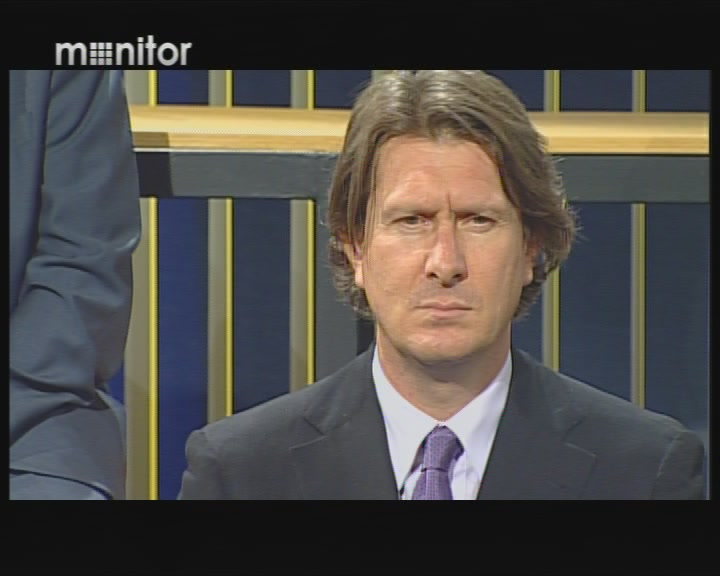
#> input picture active_platform/data/tests/test_image/Andrea_Prato_1.jpg, 720 x 576 px; its folder holds only this picture in this run
$ python -i utils.py   (imports and definitions only)   (Python 2 division)
#> lines starting #> are read from the running program, lines starting #| are printed output that depends on the picture; after the words box and inside, x2 and y2 are one past the last pixel; in counts of white or black regions, pixels touching at a corner belong together
# This Source Code Form is subject to the terms of the Mozilla Public
# License, v. 2.0. If a copy of the MPL was not distributed with this
# file, You can obtain one at http://mozilla.org/MPL/2.0/.

import constants as c
import copy
import cv2
import cv2.cv as cv
import face_detection as fd
import math
import numpy as np
import os
import pickle as pk
import sys
import yaml


# [1400 lines left out: functions add_oval_mask, aggregate_frame_results, check_eye_pos, compare_clothes, detect_eyes_in_image, detect_mouth_in_image and 17 more, not called in this run]


def normalize_illumination(img):
    """
    Apply Tan & Triggs normalization to image

    :type img: OpenCV image
    :param img: image to be normalized

    :rtype: OpenCV image or None
    :returns: normalized image
    """

    if img is not None:
        # Gamma correction
        gamma = 0.2

        width, height = img.shape

        nr_pels = width * height

        for row in range(0, height):
            for col in range(0, width):
                pel = img[col, row]
                new_pel = round(math.pow(float(pel) / 255, gamma) * 255)
                img[col, row] = new_pel

        # Difference of Gaussians
        sigma_1 = 1.0
        dog1 = cv2.GaussianBlur(img, (0, 0), sigma_1)
        sigma_2 = 2.0
        dog2 = cv2.GaussianBlur(img, (0, 0), sigma_2)

        img = dog1 - dog2

        # Contrast equalization

        eq_img = cv2.equalizeHist(img)

        a = 0.1

        tau = 10.0

        img_mean = cv2.mean(img)[0]

        pel_sum = 0
        for row in range(0, height):
            for col in range(0, width):
                pel = img[col, row]
                new_pel = math.pow(pel, a)
                pel_sum += new_pel

        mean = float(pel_sum) / nr_pels

        for row in range(0, height):
            for col in range(0, width):
                pel = img[col, row]
                new_pel = pel / math.pow(mean, 1.0 / a)
                img[col, row] = new_pel

        pel_sum = 0

        for row in range(0, height):
            for col in range(0, width):
                pel = img[col, row]
                new_pel = math.pow(min(pel, tau), a)
                pel_sum += new_pel

        mean = float(pel_sum) / nr_pels

        # Used in order to avoid overflow errors
        max_pel_value = 1000

        for row in range(0, height):
            for col in range(0, width):
                pel = img[col, row]
                new_pel = pel / math.pow(mean, 1.0 / a)
                if new_pel > max_pel_value:
                    new_pel = max_pel_value
                img[col, row] = new_pel

        for row in range(0, height):
            for col in range(0, width):
                pel = img[col, row]
                new_pel = 0.5 * math.tanh(pel / tau) + 0.5
                img[col, row] = new_pel * 255

        return img

    else:

        return None


# [17 lines left out: function save_YAML_file, not called in this run]

>>> import cv2
>>> picture = cv2.imread('../../../../data/tests/test_image/Andrea_Prato_1.jpg', cv2.IMREAD_GRAYSCALE)
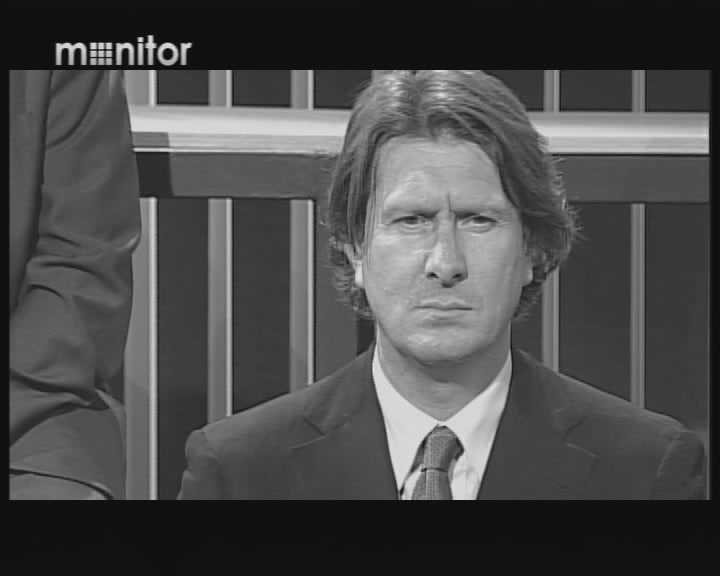
#> picture: shape (576, 720); min 7, max 231, mean 75.1
>>> result = normalize_illumination(picture)
#> after the loop in normalize_illumination, `for row in range(0, height):`:
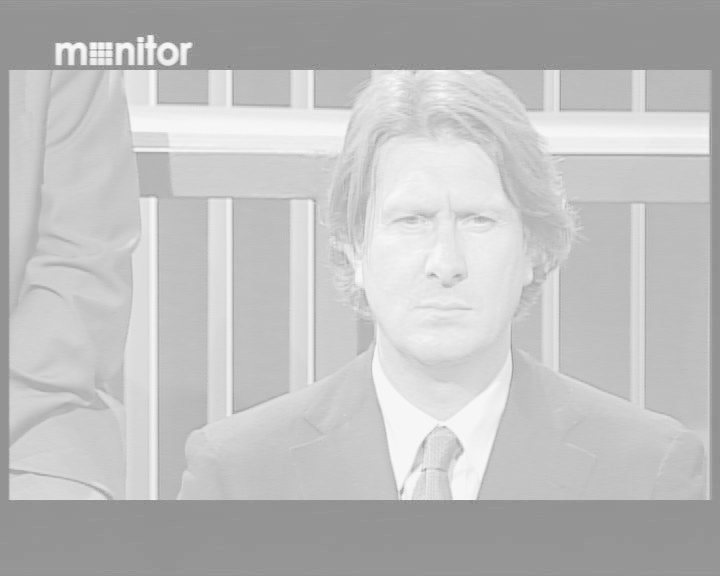
#> img: shape (576, 720); min 124, max 250, mean 191.3
#> in normalize_illumination, `img = dog1 - dog2`:
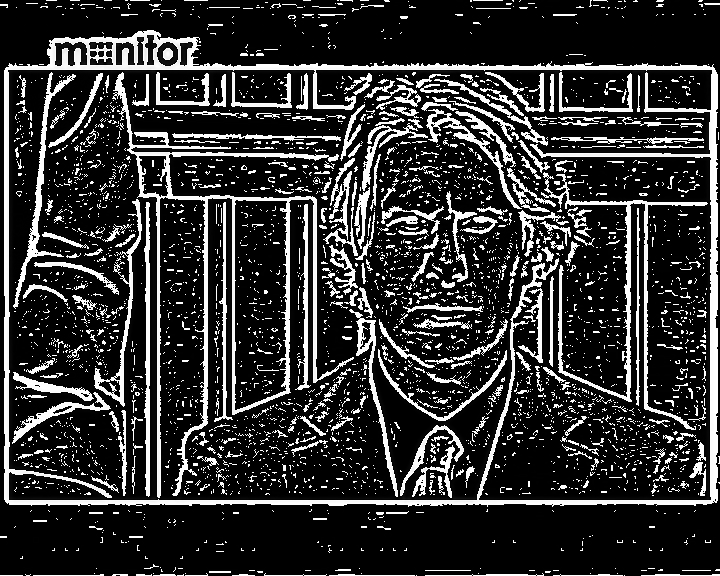
#> img: shape (576, 720); min 0, max 255, mean 49.2
#> in normalize_illumination, `eq_img = cv2.equalizeHist(img)`:
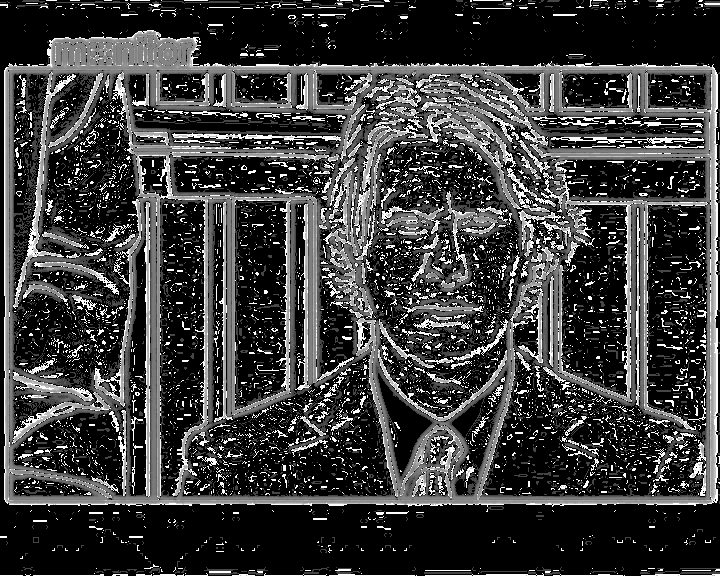
#> eq_img: shape (576, 720); min 0, max 255, mean 59
#> in normalize_illumination, `img_mean = cv2.mean(img)[0]`: img_mean = 49.25
#> after the loop in normalize_illumination, `for row in range(0, height):`: pel_sum = 230229.7
#> in normalize_illumination, `mean = float(pel_sum) / nr_pels`: mean = 0.555
#> after the loop in normalize_illumination, `for row in range(0, height):`:
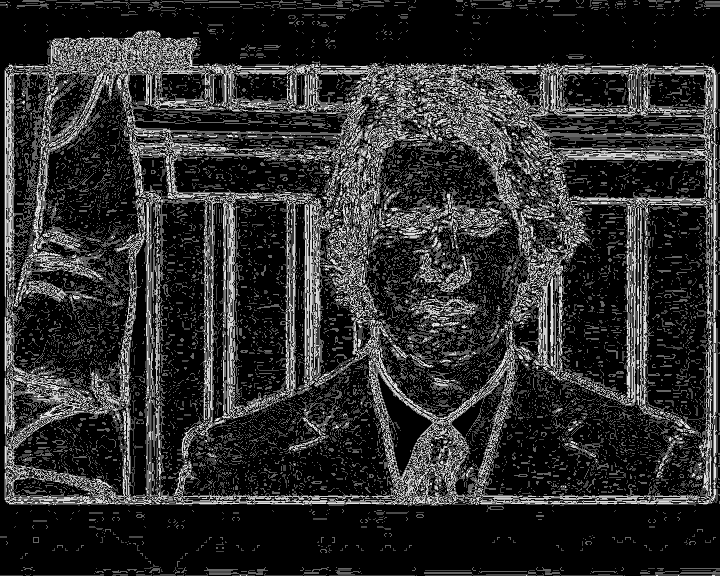
#> img: shape (576, 720); min 0, max 249, mean 45
#> after the loop in normalize_illumination, `for row in range(0, height):`: pel_sum = 208256.1
#> in normalize_illumination, `mean = float(pel_sum) / nr_pels`: mean = 0.502
#> after the loop in normalize_illumination, `for row in range(0, height):`:
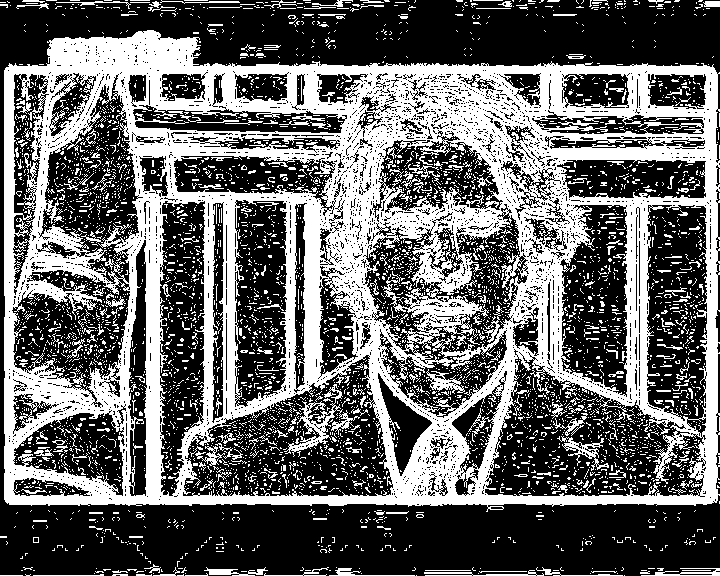
#> img: shape (576, 720); values 0 (black) and 232 (white), 39.9% white; 4839 white regions (4554 under 20 px), largest, box (x1, y1, x2, y2) and area: (4, 30, 720, 512) 135109, (284, 384, 360, 457) 1139, (557, 436, 609, 471) 440

$ run again, on active_platform/data/tests/test_image/Fortunato Ladu -1.jpg
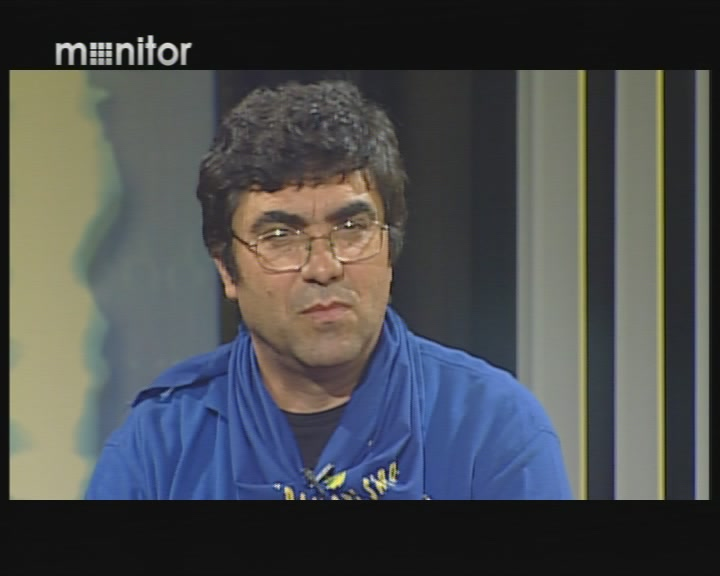
#> input picture active_platform/data/tests/test_image/Fortunato Ladu -1.jpg, 720 x 576 px
#> img_mean = 43.23
#> after the loop in normalize_illumination, `for row in range(0, height):`: pel_sum = 198708.5
#> in normalize_illumination, `mean = float(pel_sum) / nr_pels`: mean = 0.479
#> after the loop in normalize_illumination, `for row in range(0, height):`:
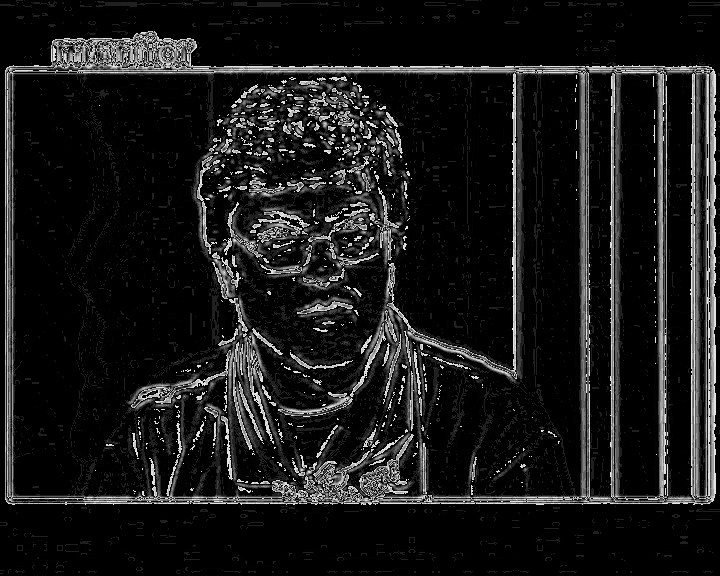
#> img: shape (576, 720); min 0, max 227, mean 24.9
#> after the loop in normalize_illumination, `for row in range(0, height):`: pel_sum = 173148.1
#> in normalize_illumination, `mean = float(pel_sum) / nr_pels`: mean = 0.418
#> after the loop in normalize_illumination, `for row in range(0, height):`:
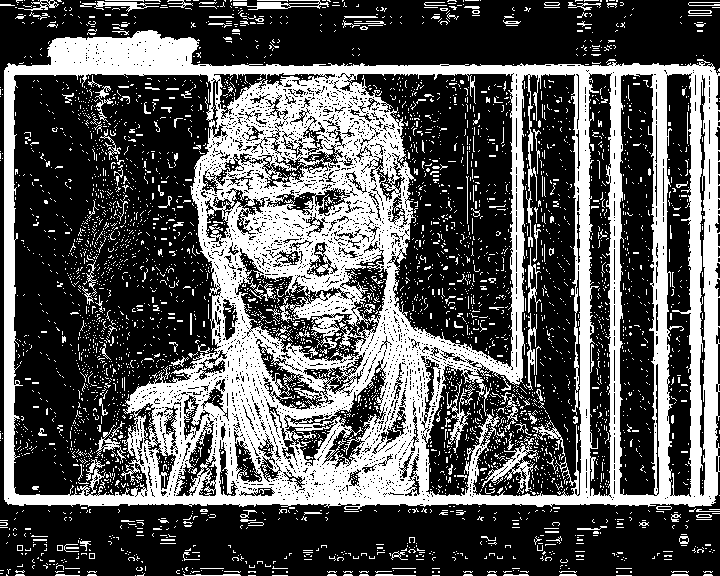
#> img: shape (576, 720); values 0 (black) and 232 (white), 34.3% white; 4224 white regions (4028 under 20 px), largest, box (x1, y1, x2, y2) and area: (4, 30, 720, 510) 117629, (482, 438, 538, 494) 779, (446, 379, 473, 453) 429

$ run again, on active_platform/data/tests/test_image/Giacomo Mameli.jpg
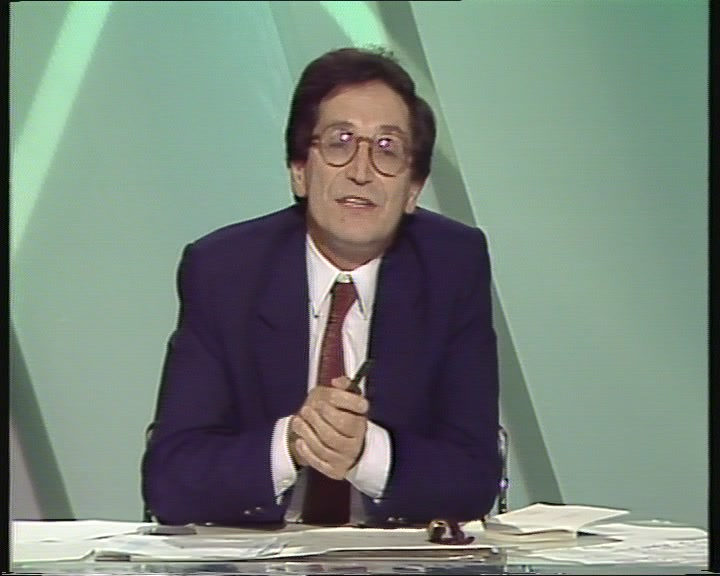
#> input picture active_platform/data/tests/test_image/Giacomo Mameli.jpg, 720 x 576 px
#> img_mean = 39.99
#> after the loop in normalize_illumination, `for row in range(0, height):`: pel_sum = 192503.8
#> in normalize_illumination, `mean = float(pel_sum) / nr_pels`: mean = 0.464
#> after the loop in normalize_illumination, `for row in range(0, height):`:
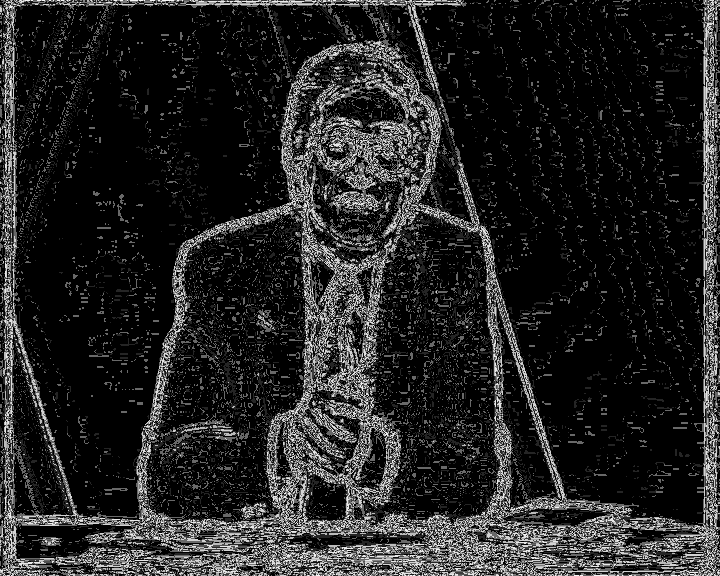
#> img: shape (576, 720); min 0, max 246, mean 35.2
#> after the loop in normalize_illumination, `for row in range(0, height):`: pel_sum = 175301.2
#> in normalize_illumination, `mean = float(pel_sum) / nr_pels`: mean = 0.423
#> after the loop in normalize_illumination, `for row in range(0, height):`:
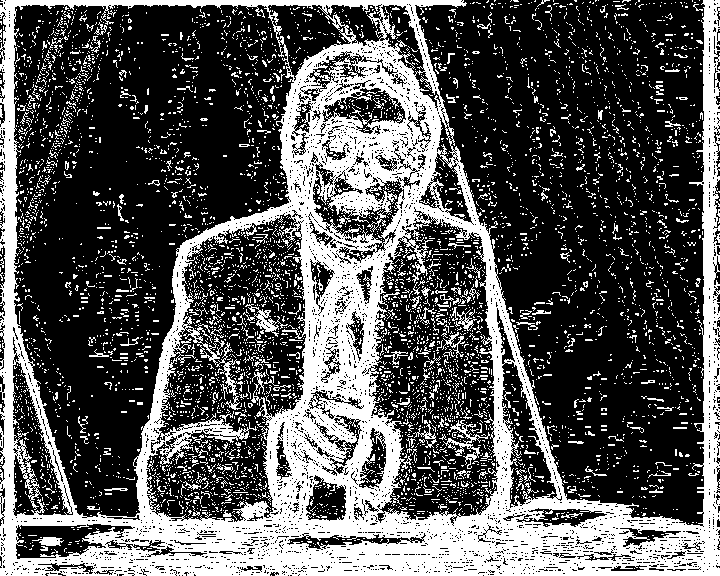
#> img: shape (576, 720); values 0 (black) and 232 (white), 33.6% white; 5566 white regions (5342 under 20 px), largest, box (x1, y1, x2, y2) and area: (0, 0, 720, 576) 109445, (443, 420, 490, 469) 475, (216, 342, 243, 410) 402

$ run again, on active_platform/data/tests/test_image/Maria Grazia Murrocu - 1.jpg
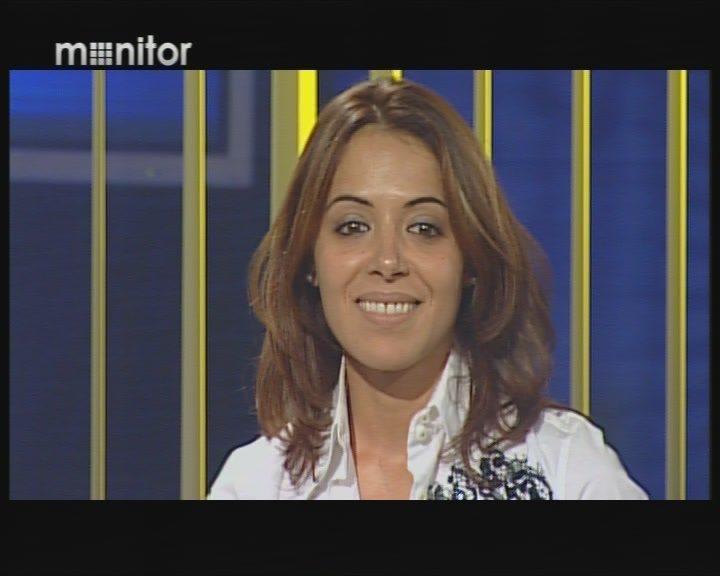
#> input picture active_platform/data/tests/test_image/Maria Grazia Murrocu - 1.jpg, 720 x 576 px
#> img_mean = 48.76
#> after the loop in normalize_illumination, `for row in range(0, height):`: pel_sum = 226186
#> in normalize_illumination, `mean = float(pel_sum) / nr_pels`: mean = 0.545
#> after the loop in normalize_illumination, `for row in range(0, height):`:
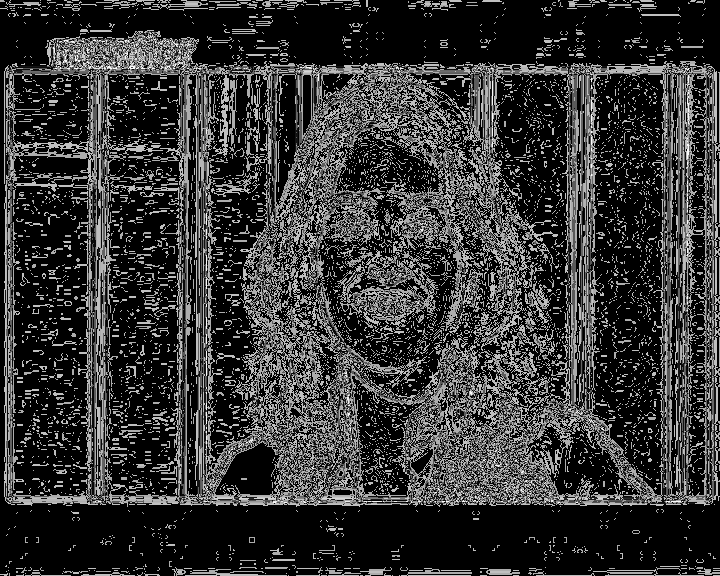
#> img: shape (576, 720); min 0, max 250, mean 53.1
#> after the loop in normalize_illumination, `for row in range(0, height):`: pel_sum = 203685.7
#> in normalize_illumination, `mean = float(pel_sum) / nr_pels`: mean = 0.491
#> after the loop in normalize_illumination, `for row in range(0, height):`:
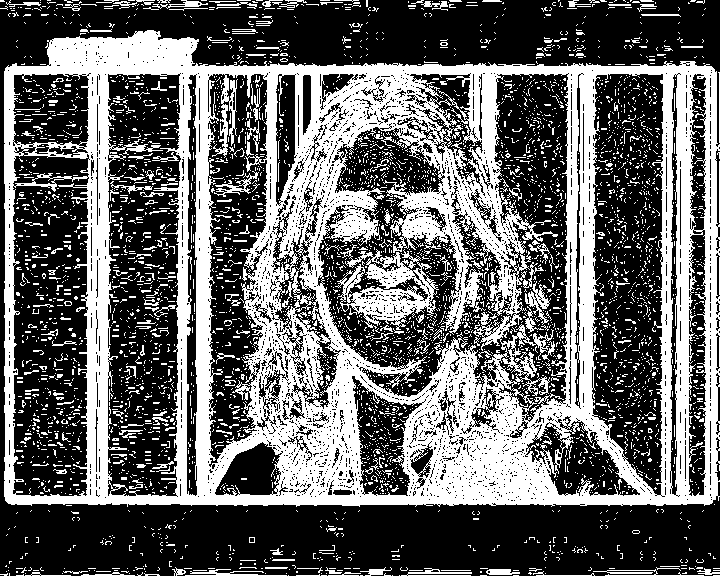
#> img: shape (576, 720); values 0 (black) and 232 (white), 39.1% white; 4479 white regions (4249 under 20 px), largest, box (x1, y1, x2, y2) and area: (4, 30, 720, 507) 131550, (335, 244, 439, 330) 3765, (525, 281, 551, 325) 377
